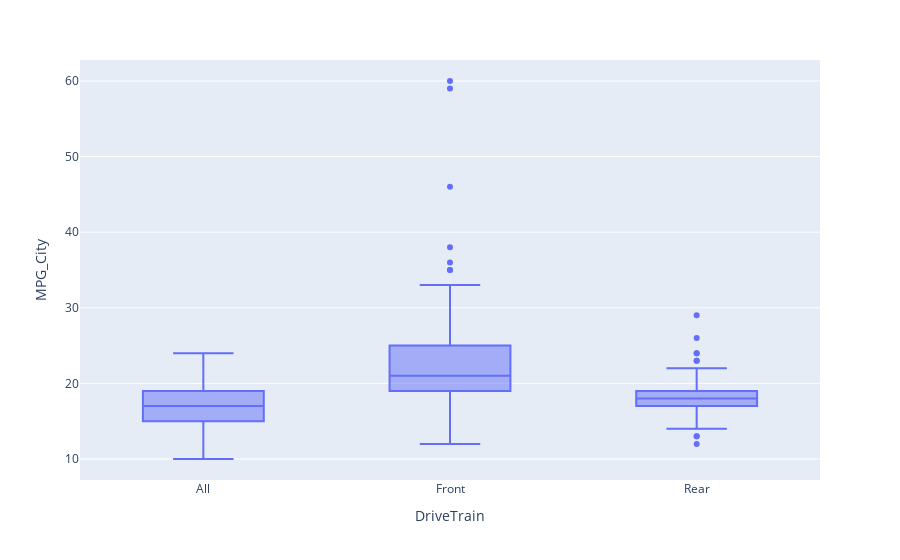

The notebook cell this image was saved under:
### Markdown cell above
En el gráfico se muestra la información de cuántas millas por galón recorren los autos según el origen

### Code cell
px.box(df, x="DriveTrain", y="MPG_City")

### Figure 1 — Plotly figure (JSON) as saved in the notebook; plotly's stock layout.template omitted (floating-point values rounded to 4 significant figures; data arrays with more than 128 entries replaced by an {"elided": "..."} marker saying what was removed)
{"data": [{"alignmentgroup": "True", "hovertemplate": "DriveTrain=%{x}<br>MPG_City=%{y}<extra></extra>", "legendgroup": "", "marker": {"color": "#636efa"}, "name": "", "notched": false, "offsetgroup": "", "orientation": "v", "showlegend": false, "type": "box", "x": {"elided": "428 str values"}, "x0": " ", "xaxis": "x", "y": {"elided": "428 int values"}, "y0": " ", "yaxis": "y"}], "layout": {"boxmode": "group", "legend": {"tracegroupgap": 0}, "margin": {"t": 60}, "xaxis": {"anchor": "y", "domain": [0, 1], "title": {"text": "DriveTrain"}}, "yaxis": {"anchor": "x", "domain": [0, 1], "title": {"text": "MPG_City"}}}}
